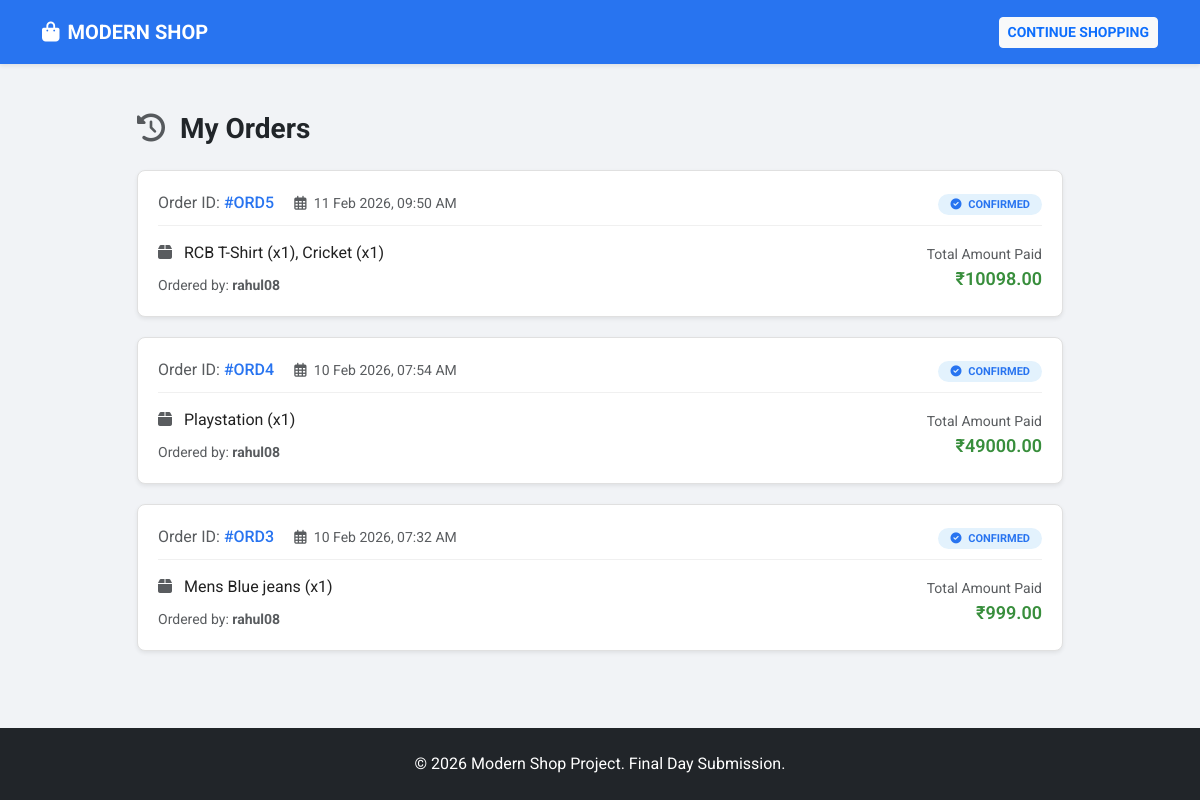
Screenshot of /orders/ (signed in) with the database file from the repository.
### store/models.py (models this page shows, shortened)
class Order(models.Model):
    user = models.ForeignKey(User, on_delete=models.CASCADE)
    product_names = models.TextField() # Cart lo unna items names save cheyadaniki
    total_price = models.DecimalField(max_digits=10, decimal_places=2)
    created_at = models.DateTimeField(auto_now_add=True)

### store/views.py (the view)
# urls.py: path('orders/', views.order_list, name='order_list'),
@login_required(login_url='/login/')
def order_list(request):
    orders = Order.objects.filter(user=request.user).order_by('-id')
    return render(request, 'order_list.html', {'orders': orders})

### store/templates/order_list.html (shortened to what this page needs)
<!DOCTYPE html>
<html lang="en">
<head>
    <link href="https://cdn.jsdelivr.net/npm/bootstrap@5.3.0/dist/css/bootstrap.min.css" rel="stylesheet">
    <link rel="stylesheet" href="https://cdnjs.cloudflare.com/ajax/libs/font-awesome/6.0.0/css/all.min.css">
</head>
<body>
    <nav class="navbar navbar-expand-lg sticky-top">
        <div class="container">
            <a class="navbar-brand" href="/"><i class="fas fa-shopping-bag me-2"></i>MODERN SHOP</a>
            <div class="ms-auto">
                <a href="/" class="btn btn-sm btn-light text-primary fw-bold">CONTINUE SHOPPING</a>
            </div>
        </div>
    </nav>
    <div class="container my-5">
        <div class="row justify-content-center">
            <div class="col-lg-10">
                <h3 class="fw-bold mb-4"><i class="fas fa-history me-2 text-muted"></i> My Orders</h3>
                {% if orders %}
                    {% for order in orders %}
                    <div class="order-card shadow-sm">
                        <div class="order-header">
                            <div>
                                <span class="text-muted">Order ID:</span>
                                <span class="order-id">#ORD{{ order.id }}</span>
                                <span class="ms-md-3 d-block d-md-inline text-muted small mt-1 mt-md-0">
                                    <i class="far fa-calendar-alt me-1"></i> {{ order.created_at|date:"d M Y, h:i A" }}
                                </span>
                            </div>
                            <div>
                                <span class="order-status text-uppercase"><i class="fas fa-check-circle me-1"></i> Confirmed</span>
                            </div>
                        </div>
                        <div class="row align-items-center">
                            <div class="col-md-8">
                                <div class="product-names">
                                    <i class="fas fa-box me-2 text-muted"></i> {{ order.product_names }}
                                </div>
                                <p class="text-muted small mb-0">Ordered by: <strong>{{ order.user.username }}</strong></p>
                            </div>
                            <div class="col-md-4 text-md-end mt-3 mt-md-0">
                                <div class="text-muted small">Total Amount Paid</div>
                                <div class="order-total">₹{{ order.total_price }}</div>
                            </div>
                        </div>
                    </div>
                    {% endfor %}
                {% endif %}
            </div>
        </div>
    </div>
    <footer class="bg-dark text-white text-center py-4">
        <p class="mb-0">&copy; 2026 Modern Shop Project. Final Day Submission.</p>
    </footer>
</body>
</html>

### store/templates/order_list.html (style rules this page uses)
body { background-color: #f1f3f6; font-family: 'Roboto', sans-serif; display: flex; flex-direction: column; min-height: 100vh; }
.navbar { background-color: #2874f0; padding: 12px 0; box-shadow: 0 2px 4px 0 rgba(0,0,0,.08); }
.navbar-brand { font-weight: 700; color: white !important; }
.order-card { background: #fff; border-radius: 8px; border: 1px solid #e0e0e0; margin-bottom: 20px; padding: 20px; transition: transform 0.2s; }
.order-header { display: flex; justify-content: space-between; border-bottom: 1px solid #f0f0f0; padding-bottom: 10px; margin-bottom: 15px; flex-wrap: wrap; gap: 10px; }
.order-id { color: #2874f0; font-weight: 500; }
.order-status { background-color: #e3f2fd; color: #2874f0; padding: 4px 12px; border-radius: 20px; font-size: 11px; font-weight: bold; }
.product-names { font-size: 16px; color: #212121; margin-bottom: 10px; font-weight: 400; }
.order-total { font-size: 18px; font-weight: 600; color: #388e3c; }
footer { margin-top: auto; }

### rows the page displays
Order: id "5", created_at "11 Feb 2026, 09:50 AM", product_names "RCB T-Shirt (x1), Cricket (x1)", user.username "rahul08", total_price "10098.00"
Order: id "4", created_at "10 Feb 2026, 07:54 AM", product_names "Playstation (x1)", user.username "rahul08", total_price "49000.00"
Order: id "3", created_at "10 Feb 2026, 07:32 AM", product_names "Mens Blue jeans (x1)", user.username "rahul08", total_price "999.00"
